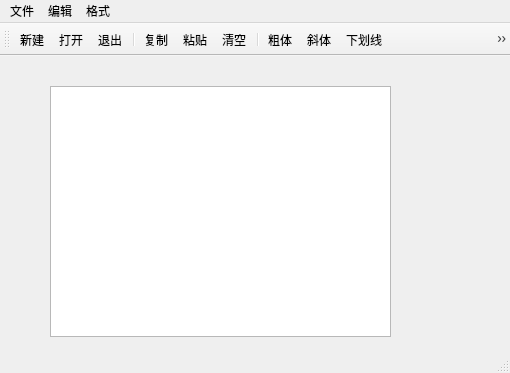
<?xml version="1.0" encoding="UTF-8"?>
<ui version="4.0">
 <class>QWMainWindow</class>
 <widget class="QMainWindow" name="QWMainWindow">
  <property name="geometry">
   <rect>
    <x>0</x>
    <y>0</y>
    <width>510</width>
    <height>373</height>
   </rect>
  </property>
  <property name="windowTitle">
   <string>QWMainWindow</string>
  </property>
  <widget class="QWidget" name="centralwidget">
   <widget class="QTextEdit" name="txtEdit">
    <property name="geometry">
     <rect>
      <x>50</x>
      <y>30</y>
      <width>341</width>
      <height>251</height>
     </rect>
    </property>
   </widget>
  </widget>
  <widget class="QMenuBar" name="menubar">
   <property name="geometry">
    <rect>
     <x>0</x>
     <y>0</y>
     <width>510</width>
     <height>23</height>
    </rect>
   </property>
   <widget class="QMenu" name="menu">
    <property name="title">
     <string>文件</string>
    </property>
    <addaction name="actionnew"/>
    <addaction name="actionopen"/>
    <addaction name="separator"/>
    <addaction name="actionexit"/>
   </widget>
   <widget class="QMenu" name="menu_2">
    <property name="title">
     <string>编辑</string>
    </property>
    <addaction name="actioncopy"/>
    <addaction name="actionpaste"/>
    <addaction name="separator"/>
    <addaction name="actionclear"/>
   </widget>
   <widget class="QMenu" name="menu_3">
    <property name="title">
     <string>格式</string>
    </property>
    <addaction name="actionbold"/>
    <addaction name="actionItalic"/>
    <addaction name="actionUnderLine"/>
    <addaction name="separator"/>
    <addaction name="actionLabel"/>
   </widget>
   <addaction name="menu"/>
   <addaction name="menu_2"/>
   <addaction name="menu_3"/>
  </widget>
  <widget class="QStatusBar" name="statusbar"/>
  <widget class="QToolBar" name="toolBar">
   <property name="windowTitle">
    <string>toolBar</string>
   </property>
   <property name="toolButtonStyle">
    <enum>Qt::ToolButtonIconOnly</enum>
   </property>
   <attribute name="toolBarArea">
    <enum>TopToolBarArea</enum>
   </attribute>
   <attribute name="toolBarBreak">
    <bool>false</bool>
   </attribute>
   <addaction name="actionnew"/>
   <addaction name="actionopen"/>
   <addaction name="actionexit"/>
   <addaction name="separator"/>
   <addaction name="actioncopy"/>
   <addaction name="actionpaste"/>
   <addaction name="actionclear"/>
   <addaction name="separator"/>
   <addaction name="actionbold"/>
   <addaction name="actionItalic"/>
   <addaction name="actionUnderLine"/>
   <addaction name="actionLabel"/>
  </widget>
  <action name="actionnew">
   <property name="icon">
    <iconset resource="res.qrc">
     <normaloff>:/icon/new.png</normaloff>:/icon/new.png</iconset>
   </property>
   <property name="text">
    <string>新建</string>
   </property>
   <property name="shortcut">
    <string>Ctrl+N</string>
   </property>
  </action>
  <action name="actionopen">
   <property name="icon">
    <iconset resource="res.qrc">
     <normaloff>:/icon/open.png</normaloff>:/icon/open.png</iconset>
   </property>
   <property name="text">
    <string>打开</string>
   </property>
   <property name="shortcut">
    <string>Ctrl+O</string>
   </property>
  </action>
  <action name="actionexit">
   <property name="icon">
    <iconset resource="res.qrc">
     <normaloff>:/icon/exit.png</normaloff>:/icon/exit.png</iconset>
   </property>
   <property name="text">
    <string>退出</string>
   </property>
  </action>
  <action name="actioncopy">
   <property name="icon">
    <iconset resource="res.qrc">
     <normaloff>:/icon/copy.png</normaloff>:/icon/copy.png</iconset>
   </property>
   <property name="text">
    <string>复制</string>
   </property>
  </action>
  <action name="actionpaste">
   <property name="icon">
    <iconset resource="res.qrc">
     <normaloff>:/icon/paste.png</normaloff>:/icon/paste.png</iconset>
   </property>
   <property name="text">
    <string>粘贴</string>
   </property>
  </action>
  <action name="actionclear">
   <property name="icon">
    <iconset resource="res.qrc">
     <normaloff>:/icon/clear.png</normaloff>:/icon/clear.png</iconset>
   </property>
   <property name="text">
    <string>清空</string>
   </property>
  </action>
  <action name="actionbold">
   <property name="checkable">
    <bool>true</bool>
   </property>
   <property name="icon">
    <iconset resource="res.qrc">
     <normaloff>:/icon/bold.png</normaloff>:/icon/bold.png</iconset>
   </property>
   <property name="text">
    <string>粗体</string>
   </property>
  </action>
  <action name="actionItalic">
   <property name="checkable">
    <bool>true</bool>
   </property>
   <property name="icon">
    <iconset resource="res.qrc">
     <normaloff>:/icon/italic.png</normaloff>:/icon/italic.png</iconset>
   </property>
   <property name="text">
    <string>斜体</string>
   </property>
  </action>
  <action name="actionUnderLine">
   <property name="checkable">
    <bool>true</bool>
   </property>
   <property name="icon">
    <iconset resource="res.qrc">
     <normaloff>:/icon/underline.png</normaloff>:/icon/underline.png</iconset>
   </property>
   <property name="text">
    <string>下划线</string>
   </property>
  </action>
  <action name="actionLabel">
   <property name="checkable">
    <bool>true</bool>
   </property>
   <property name="icon">
    <iconset resource="res.qrc">
     <normaloff>:/icon/show.png</normaloff>:/icon/show.png</iconset>
   </property>
   <property name="text">
    <string>显示工具栏文字标签</string>
   </property>
  </action>
 </widget>
 <resources>
  <include location="res.qrc"/>
 </resources>
 <connections>
  <connection>
   <sender>actioncopy</sender>
   <signal>triggered()</signal>
   <receiver>txtEdit</receiver>
   <slot>copy()</slot>
   <hints>
    <hint type="sourcelabel">
     <x>-1</x>
     <y>-1</y>
    </hint>
    <hint type="destinationlabel">
     <x>220</x>
     <y>210</y>
    </hint>
   </hints>
  </connection>
  <connection>
   <sender>actionexit</sender>
   <signal>triggered()</signal>
   <receiver>QWMainWindow</receiver>
   <slot>close()</slot>
   <hints>
    <hint type="sourcelabel">
     <x>-1</x>
     <y>-1</y>
    </hint>
    <hint type="destinationlabel">
     <x>254</x>
     <y>186</y>
    </hint>
   </hints>
  </connection>
  <connection>
   <sender>actionpaste</sender>
   <signal>triggered()</signal>
   <receiver>txtEdit</receiver>
   <slot>paste()</slot>
   <hints>
    <hint type="sourcelabel">
     <x>-1</x>
     <y>-1</y>
    </hint>
    <hint type="destinationlabel">
     <x>220</x>
     <y>210</y>
    </hint>
   </hints>
  </connection>
  <connection>
   <sender>actionclear</sender>
   <signal>triggered()</signal>
   <receiver>txtEdit</receiver>
   <slot>clear()</slot>
   <hints>
    <hint type="sourcelabel">
     <x>-1</x>
     <y>-1</y>
    </hint>
    <hint type="destinationlabel">
     <x>220</x>
     <y>210</y>
    </hint>
   </hints>
  </connection>
 </connections>
</ui>
